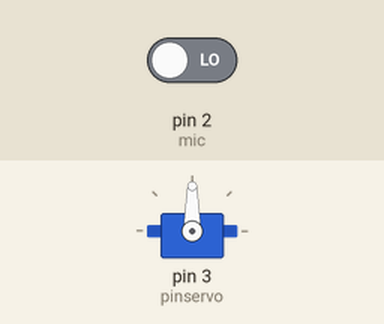
Recording of a sketch running on a simulated Arduino Uno, built with avr-gcc and run on an emulated ATmega328P. On the bench: servo. The inputs (shaded band) are chosen by the test bench; at power-on: pin 2 (mic) LOW.

Above: at 2.8 s.
2.9 s: pin 2 (mic) driven HIGH
At 3.3 s:
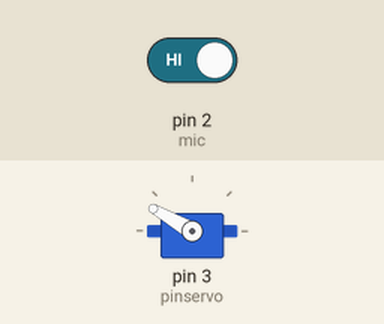
At 6.3 s:
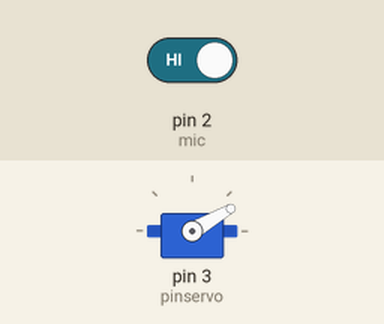
7.0 s: pin 2 (mic) driven LOW
At 7.8 s:
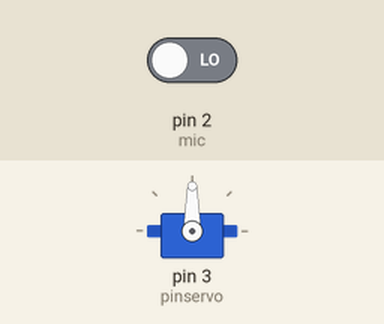
Timing chart, 0 to 10.0 s (numbered marks = the images above; inputs shaded):
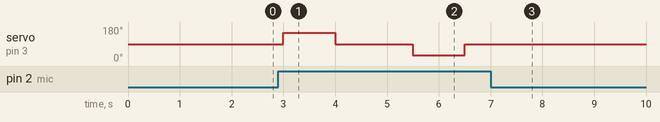

Measured:
- after the input at 2.9 s, servo on pin 3 (pinservo): 90° → 150° after 0.10 s, → 90° 1.0 s later, → 30° 1.5 s later, → 90° 1.0 s later
- after the input at 7.0 s, servo on pin 3 (pinservo): stops changing and stays 90°

The sketch:

ControlLuz.ino
```cpp
#include <Servo.h>

Servo servo;

int mic = 2;

int pinservo = 3;
int pulsoMin = 1000;
int pulsoMax = 2000;
bool mode = true;
int sound;

void setup()
{
  pinMode(mic, INPUT);
  servo.attach(pinservo, pulsoMin, pulsoMax);
}

void loop()
{
  sound = digitalRead(mic);
  if(sound == HIGH && mode)
  {
    servo.write(150);
    mode = !mode;
    delay(1000);
    sleep();
  }
  else if(sound == HIGH && !mode)
  {
    servo.write(30);
    mode = !mode;
    delay(1000);
    sleep();
  }
  delay(1000);
}


void sleep()      //Stays in the middle of both states so it isn´t always working on pushing the light switch.
{
  servo.write(90);
  delay(500);
}
```
